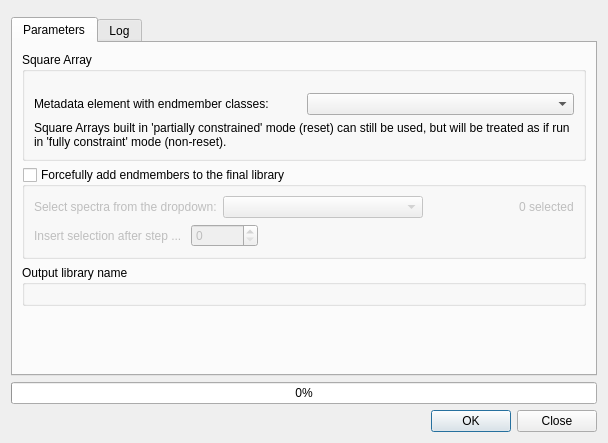
<?xml version="1.0" encoding="UTF-8"?>
<ui version="4.0">
 <class>emcDialog</class>
 <widget class="QDialog" name="emcDialog">
  <property name="geometry">
   <rect>
    <x>0</x>
    <y>0</y>
    <width>608</width>
    <height>443</height>
   </rect>
  </property>
  <property name="windowTitle">
   <string>Iterative Endmember Selection</string>
  </property>
  <property name="toolTip">
   <string/>
  </property>
  <property name="toolTipDuration">
   <number>-1</number>
  </property>
  <property name="statusTip">
   <string/>
  </property>
  <property name="whatsThis">
   <string/>
  </property>
  <property name="accessibleName">
   <string/>
  </property>
  <property name="accessibleDescription">
   <string/>
  </property>
  <property name="locale">
   <locale language="English" country="UnitedKingdom"/>
  </property>
  <property name="windowFilePath">
   <string/>
  </property>
  <property name="sizeGripEnabled">
   <bool>false</bool>
  </property>
  <property name="modal">
   <bool>false</bool>
  </property>
  <layout class="QVBoxLayout" name="verticalLayout">
   <item>
    <widget class="QWidget" name="logoWidget" native="true">
     <layout class="QVBoxLayout" name="verticalLayout_5">
      <property name="spacing">
       <number>0</number>
      </property>
      <property name="leftMargin">
       <number>0</number>
      </property>
      <property name="topMargin">
       <number>0</number>
      </property>
      <property name="rightMargin">
       <number>0</number>
      </property>
      <property name="bottomMargin">
       <number>0</number>
      </property>
      <item>
       <layout class="QHBoxLayout" name="logoLayout">
        <property name="spacing">
         <number>0</number>
        </property>
       </layout>
      </item>
     </layout>
    </widget>
   </item>
   <item>
    <widget class="QTabWidget" name="tabWidget">
     <property name="currentIndex">
      <number>0</number>
     </property>
     <widget class="QWidget" name="tab1">
      <attribute name="title">
       <string>Parameters</string>
      </attribute>
      <layout class="QVBoxLayout" name="verticalLayout_7">
       <item>
        <widget class="QGroupBox" name="squareGroup">
         <property name="styleSheet">
          <string notr="true"/>
         </property>
         <property name="title">
          <string>Square Array</string>
         </property>
         <property name="checkable">
          <bool>false</bool>
         </property>
         <property name="checked">
          <bool>false</bool>
         </property>
         <layout class="QVBoxLayout" name="verticalLayout_4">
          <item>
           <widget class="QgsFileWidget" name="browseSquare">
            <property name="toolTip">
             <string>Browse for the square array</string>
            </property>
            <property name="dialogTitle">
             <string>Select a square array</string>
            </property>
            <property name="filter">
             <string>ENVI Square Array (*.sqr);;All Files (*)</string>
            </property>
            <property name="defaultRoot">
             <string/>
            </property>
           </widget>
          </item>
          <item>
           <widget class="QgsFileWidget" name="browseMeta">
            <property name="toolTip">
             <string>Browse for the spectral library</string>
            </property>
            <property name="dialogTitle">
             <string>Select a spectral library</string>
            </property>
            <property name="filter">
             <string>ENVI Spectral Library (*.sli);;All Files (*)</string>
            </property>
           </widget>
          </item>
          <item>
           <layout class="QHBoxLayout" name="horizontalLayout_2">
            <item>
             <widget class="QLabel" name="label_2">
              <property name="text">
               <string>Metadata element with endmember classes:</string>
              </property>
             </widget>
            </item>
            <item>
             <widget class="QComboBox" name="classDropDown"/>
            </item>
           </layout>
          </item>
          <item>
           <widget class="QLabel" name="label">
            <property name="text">
             <string>&lt;html&gt;&lt;head/&gt;&lt;body&gt;&lt;p&gt;Square Arrays built in 'partially constrained' mode (reset) can still be used, but will be treated as if run in 'fully constraint' mode (non-reset).&lt;/p&gt;&lt;/body&gt;&lt;/html&gt;</string>
            </property>
            <property name="wordWrap">
             <bool>true</bool>
            </property>
           </widget>
          </item>
         </layout>
        </widget>
       </item>
       <item>
        <widget class="QGroupBox" name="forcedGroup">
         <property name="title">
          <string>Forcefully add endmembers to the final library</string>
         </property>
         <property name="checkable">
          <bool>true</bool>
         </property>
         <property name="checked">
          <bool>false</bool>
         </property>
         <layout class="QVBoxLayout" name="verticalLayout_6">
          <item>
           <layout class="QHBoxLayout" name="horizontalLayout_4">
            <item>
             <widget class="QLabel" name="label_4">
              <property name="text">
               <string>Select spectra from the dropdown:</string>
              </property>
             </widget>
            </item>
            <item>
             <widget class="QgsCheckableComboBox" name="forcedDropDown">
              <property name="minimumSize">
               <size>
                <width>200</width>
                <height>0</height>
               </size>
              </property>
             </widget>
            </item>
            <item>
             <spacer name="horizontalSpacer_2">
              <property name="orientation">
               <enum>Qt::Horizontal</enum>
              </property>
              <property name="sizeHint" stdset="0">
               <size>
                <width>40</width>
                <height>20</height>
               </size>
              </property>
             </spacer>
            </item>
            <item>
             <widget class="QLabel" name="forcedLabel">
              <property name="text">
               <string>0 selected</string>
              </property>
             </widget>
            </item>
           </layout>
          </item>
          <item>
           <layout class="QHBoxLayout" name="horizontalLayout_5">
            <item>
             <widget class="QLabel" name="label_5">
              <property name="text">
               <string>Insert selection after step ... </string>
              </property>
             </widget>
            </item>
            <item>
             <widget class="QSpinBox" name="forcedStep">
              <property name="maximum">
               <number>999999999</number>
              </property>
             </widget>
            </item>
            <item>
             <spacer name="horizontalSpacer_3">
              <property name="orientation">
               <enum>Qt::Horizontal</enum>
              </property>
              <property name="sizeHint" stdset="0">
               <size>
                <width>40</width>
                <height>20</height>
               </size>
              </property>
             </spacer>
            </item>
           </layout>
          </item>
         </layout>
        </widget>
       </item>
       <item>
        <widget class="QGroupBox" name="outputGroup">
         <property name="toolTip">
          <string>Choose a name and location for the MESMA result file. Additional files will be filename_fractions, filename_rmse, filename_metadata.txt and filename_look_up_table.csv.</string>
         </property>
         <property name="title">
          <string>Output library name</string>
         </property>
         <property name="checkable">
          <bool>false</bool>
         </property>
         <property name="checked">
          <bool>false</bool>
         </property>
         <layout class="QVBoxLayout" name="verticalLayout_3">
          <item>
           <widget class="QgsFileWidget" name="browseOut">
            <property name="toolTip">
             <string>Choose a name and location for the output library (.sli).</string>
            </property>
            <property name="dialogTitle">
             <string>Select a spectral library (output)</string>
            </property>
            <property name="filter">
             <string>ENVI Spectral Library (*.sli);;All Files (*)</string>
            </property>
           </widget>
          </item>
         </layout>
        </widget>
       </item>
       <item>
        <spacer name="verticalSpacer">
         <property name="orientation">
          <enum>Qt::Vertical</enum>
         </property>
         <property name="sizeHint" stdset="0">
          <size>
           <width>20</width>
           <height>0</height>
          </size>
         </property>
        </spacer>
       </item>
      </layout>
     </widget>
     <widget class="QWidget" name="tab_log">
      <attribute name="title">
       <string>Log</string>
      </attribute>
      <layout class="QVBoxLayout" name="verticalLayout_2">
       <item>
        <widget class="QTextBrowser" name="logBrowser"/>
       </item>
      </layout>
     </widget>
    </widget>
   </item>
   <item>
    <widget class="QProgressBar" name="progressBar">
     <property name="value">
      <number>0</number>
     </property>
    </widget>
   </item>
   <item>
    <widget class="QDialogButtonBox" name="OKClose">
     <property name="standardButtons">
      <set>QDialogButtonBox::Close|QDialogButtonBox::Ok</set>
     </property>
    </widget>
   </item>
  </layout>
 </widget>
 <customwidgets>
  <customwidget>
   <class>QgsCheckableComboBox</class>
   <extends>QComboBox</extends>
   <header>qgscheckablecombobox.h</header>
  </customwidget>
  <customwidget>
   <class>QgsFileWidget</class>
   <extends>QWidget</extends>
   <header>qgsfilewidget.h</header>
  </customwidget>
 </customwidgets>
 <resources/>
 <connections/>
</ui>
